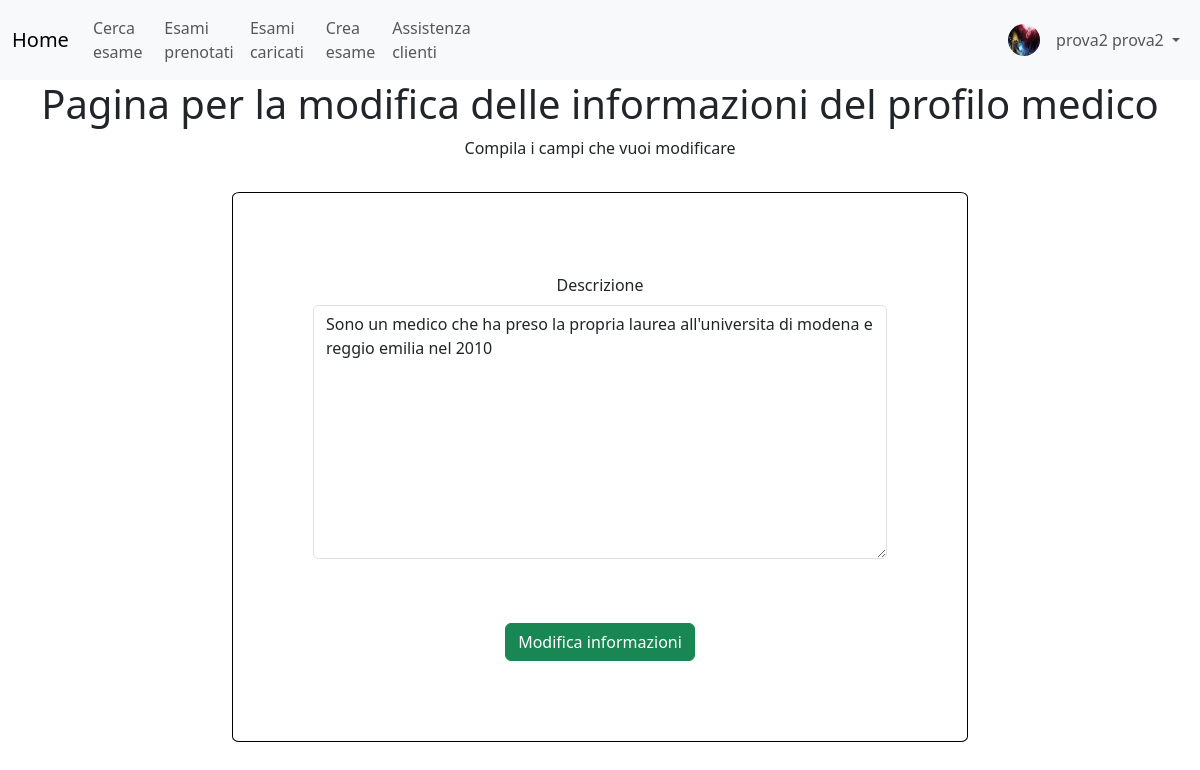
/medici/modifica_informazioni/1/ (signed in), run on the app's committed database.
### utenti_custom/models.py (models this page shows)
class UtenteCustom(AbstractUser):
    username = None
    email = models.EmailField(_('email address'), unique=True)
    foto_profilo = models.ImageField(upload_to ='immagini_utenti/%Y/%m/%d/', blank=True, null=True)
    USERNAME_FIELD = 'email'
    REQUIRED_FIELDS = ['first_name', 'last_name',]
    objects = UserManager()
    def __str__(self):
        return f"{self.first_name} {self.last_name}"

### gestione_medici/models.py (models this page shows, shortened)
class Medico(models.Model):
    utente = models.OneToOneField(UtenteCustom, on_delete=models.CASCADE, related_name='medico')
    descrizione = models.TextField(blank=True, null=True)
    class Meta:
        verbose_name_plural = 'Medici'

### gestione_medici/views.py (the view, shortened to what this page needs)
# urls.py: path('modifica_informazioni/<int:pk>/', ModificaInformazioniView.as_view(), name='modifica_informazioni'),
class ModificaInformazioniView(SuccessMessageMixin, GroupRequiredMixin, UpdateView):
    group_required = ['Medici']
    title = "Modifica informazioni sul tuo profilo medico"
    model = Medico
    fields = ['descrizione']
    template_name = "gestione_medici/modifica_informazioni.html"
    success_message = "Le informazioni del tuo profilo medico sono state modificate con successo"

### gestione_medici/templates/gestione_medici/modifica_informazioni.html (shortened to what this page needs)
{% extends 'base.html' %}
{% load crispy_forms_tags %}
{% block content %}
<div class="jumbotron text-center" style="margin-bottom:0">
    <h1>Pagina per la modifica delle informazioni del profilo medico</h1>
    <p>Compila i campi che vuoi modificare</p>
</div>
<center>
<div class="content-section col-md-8 col-md-offset-2">
<form method="post" style="border: 1px solid black; margin: 4%; padding:10%; border-radius:1%;"> {% csrf_token %}
    {{form | crispy}}
    <br><br>
    <center>
    <input type="submit" class="btn btn-success" value="Modifica informazioni">
    </center>
  </form>
</center>
{% endblock %}

### templates/base.html (shortened to what this page needs)
<!DOCTYPE html>
<html lang="en">
{% load static %}
<head>
  <link rel="stylesheet" href="https://cdn.jsdelivr.net/npm/bootstrap@5.3.0/dist/css/bootstrap.min.css">
  {% load crispy_forms_tags %}
</head>
<body>
  <nav class="navbar navbar-expand-sm bg-light navbar-light">
    <div class="container-fluid ">
      {% block navbar %}
      <a class="navbar-brand" href="{% url 'home' %}">Home</a>
      <div class="collapse navbar-collapse" id="collapsibleNavbar">
        <ul class="navbar-nav">
          <li class="nav-item">
            <a class="nav-link" href="{% url 'gestione_utenti:ricerca_esami' %}">Cerca esame</a>
          </li>
          <li class="nav-item">
            <a class="nav-link" href="{% url 'gestione_utenti:situazione' %}">Esami prenotati</a>
          </li>
          {% if request.user.groups.all.0.name == 'Medici' %}
          <li class="nav-item">
            <a class="nav-link" href="{% url 'gestione_medici:esami_caricati' %}">Esami caricati</a>
          </li>
          <li class="nav-item">
            <a class="nav-link" href="{% url 'gestione_medici:crea_esame' %}">Crea esame</a>
          </li>
          {% endif%}
          {% if request.user.groups.all.0.name == 'Assistenza' %}
          <li class="nav-item">
            <a class="nav-link" href="{% url 'gestione_assistenza:utenti_attesa' %}">Utenti in attesa</a>
          </li>
          <li class="nav-item">
            <a class="nav-link" href="{% url 'admin:index' %}">Pannello Assistenza</a>
          </li>
          {% elif not request.user.is_staff %}
          <li class="nav-item">
            <a class="nav-link" href="{% url 'gestione_assistenza:richiesta_assistenza' %}">Assistenza clienti</a>
          </li>
          {% else %}
          <li class="nav-item">
            <a class="nav-link" href="{% url 'admin:index' %}">Pannello Admin</a>
          </li>
          {% endif%}
        </ul>
        <div class="navbar-collapse collapse w-100 order-3 dual-collapse2">
          <ul class="navbar-nav ms-auto">
            <li class="nav-item">
              <span class="navbar-text">
                {% if request.user.is_authenticated and request.user.foto_profilo %}
                  <img src="{{ request.user.foto_profilo.url }}" alt="Foto profilo" class="rounded-circle mt-1 me-2" style="width: 32px; height: 32px;">
                {% else %}
                  <img src="{% static '/immagini/blank_profile_picture.png' %}" alt="Immagine default" class="rounded-circle mt-1 me-2" style="width: 32px; height: 32px;">
                {% endif %}
              </span>
            </li>
            <li class="nav-item dropdown">
              <a class="nav-link dropdown-toggle" id="navbarDropdownMenuLink" role="button" data-bs-toggle="dropdown" aria-haspopup="true" aria-expanded="false">
                {% if request.user.is_authenticated %}
                  {{ request.user }}
                {% else %}
                  Utente anonimo
                {% endif %}
              </a>
          </ul>
        </div>
      </div>
      {% endblock %}
    </div>
  </nav>
{% block content %}
{% endblock %}
</body>
</html>

### data on the page
UtenteCustom: user.foto_profilo (picture), user "prova2 prova2"
Medico: descrizione "Sono un medico che ha preso la propria laurea all'universita di modena e reggio emilia nel 2010"
